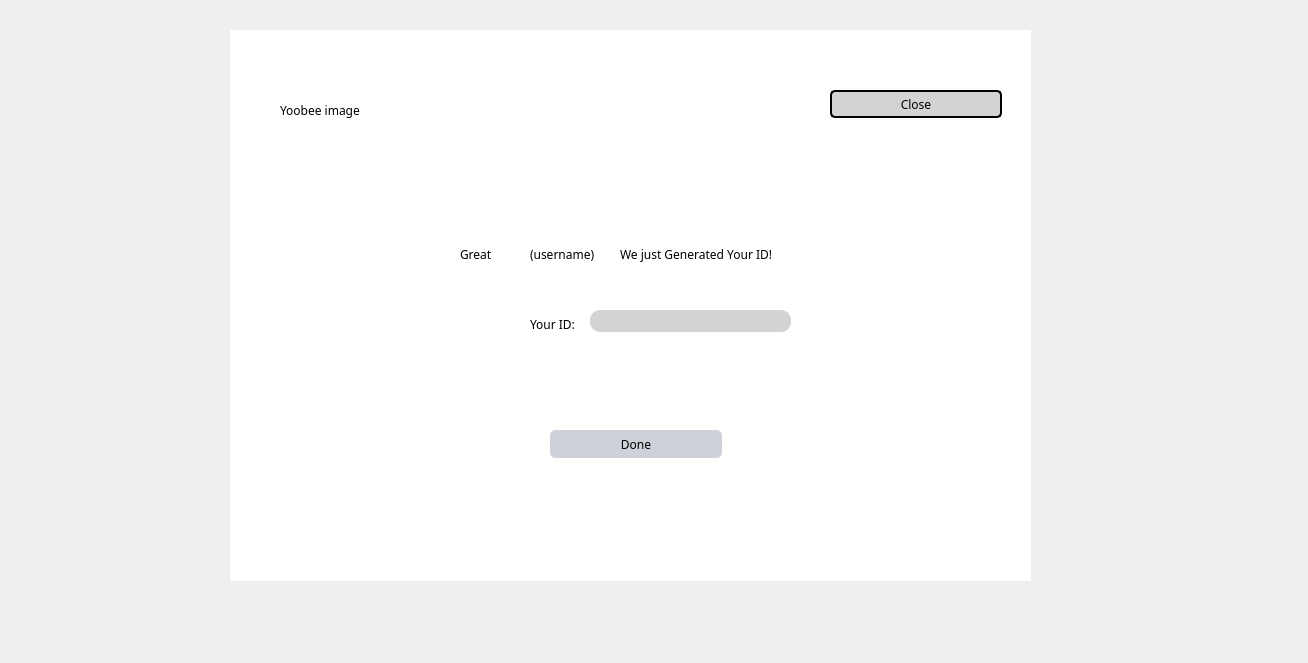
<?xml version="1.0" encoding="UTF-8"?>
<ui version="4.0">
 <class>signupscreen2</class>
 <widget class="QDialog" name="signupscreen2">
  <property name="geometry">
   <rect>
    <x>0</x>
    <y>0</y>
    <width>1308</width>
    <height>663</height>
   </rect>
  </property>
  <property name="windowTitle">
   <string>Dialog</string>
  </property>
  <widget class="QFrame" name="gridFrame_2">
   <property name="geometry">
    <rect>
     <x>230</x>
     <y>30</y>
     <width>801</width>
     <height>551</height>
    </rect>
   </property>
   <property name="styleSheet">
    <string notr="true">*{
background: rgb(255, 255, 255);
fontsize: 15px;
font-family: Century Gothic, sans-serif;
}

QFrame{
border: solid 10px rgba(0, 0, 0);
}

QLineEdit{
color: #8d98a1;
background-color: #d3d3d3;
font-size: 18px;
border-style: outset;
border-radius: 10px;
}
QPushButton{
background: #ced1d8;
border-style: outset;
border-radius: 5px;
}
QPushButton:pressed{
background-color: rgb(224, 0, 0);
border-style: inset;
}
</string>
   </property>
   <widget class="QLabel" name="img">
    <property name="geometry">
     <rect>
      <x>50</x>
      <y>20</y>
      <width>341</width>
      <height>121</height>
     </rect>
    </property>
    <property name="styleSheet">
     <string notr="true"/>
    </property>
    <property name="text">
     <string>Yoobee image</string>
    </property>
   </widget>
   <widget class="QPushButton" name="close">
    <property name="geometry">
     <rect>
      <x>600</x>
      <y>60</y>
      <width>172</width>
      <height>28</height>
     </rect>
    </property>
    <property name="styleSheet">
     <string notr="true">QPushButton#close{
background-color: #d3d3d3;
border-width: 2px;
border-radius: 5px;
border-color: black;
min-width: 5em;
padding: 3px;
}</string>
    </property>
    <property name="text">
     <string>Close</string>
    </property>
   </widget>
   <widget class="QLabel" name="label_4">
    <property name="geometry">
     <rect>
      <x>230</x>
      <y>210</y>
      <width>41</width>
      <height>29</height>
     </rect>
    </property>
    <property name="text">
     <string>Great </string>
    </property>
   </widget>
   <widget class="QLabel" name="user_name">
    <property name="geometry">
     <rect>
      <x>300</x>
      <y>210</y>
      <width>81</width>
      <height>29</height>
     </rect>
    </property>
    <property name="text">
     <string>(username)</string>
    </property>
   </widget>
   <widget class="QLabel" name="label_6">
    <property name="geometry">
     <rect>
      <x>390</x>
      <y>210</y>
      <width>181</width>
      <height>29</height>
     </rect>
    </property>
    <property name="text">
     <string>We just Generated Your ID!</string>
    </property>
   </widget>
   <widget class="QLabel" name="label_7">
    <property name="geometry">
     <rect>
      <x>300</x>
      <y>280</y>
      <width>51</width>
      <height>29</height>
     </rect>
    </property>
    <property name="text">
     <string>Your ID:</string>
    </property>
   </widget>
   <widget class="QLineEdit" name="user_id">
    <property name="geometry">
     <rect>
      <x>360</x>
      <y>280</y>
      <width>201</width>
      <height>22</height>
     </rect>
    </property>
   </widget>
   <widget class="QPushButton" name="done">
    <property name="geometry">
     <rect>
      <x>320</x>
      <y>400</y>
      <width>172</width>
      <height>28</height>
     </rect>
    </property>
    <property name="styleSheet">
     <string notr="true">QPushButton#close{
background-color: #d3d3d3;
border-width: 2px;
border-radius: 5px;
border-color: black;
min-width: 5em;
padding: 3px;
}</string>
    </property>
    <property name="text">
     <string>Done</string>
    </property>
   </widget>
  </widget>
 </widget>
 <resources/>
 <connections/>
</ui>
